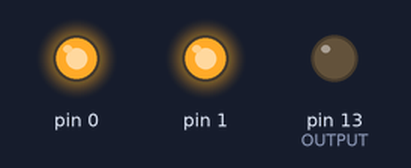
A sketch run on a simulated Arduino Uno, built with avr-gcc and run on an emulated ATmega328P. On the bench: output pins drawn as LEDs (lit = HIGH). Random numbers use the default seed unless the sketch sets one.

Above: at 2.0 s.
At 13.9 s:
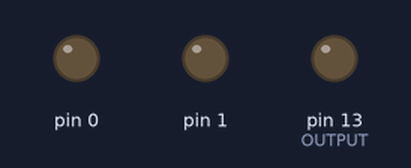
At 15.9 s:
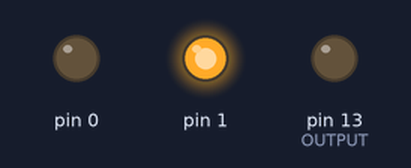
At 36.8 s:
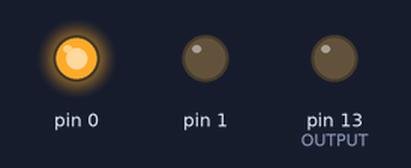
Timing chart, 0 to 40.0 s (numbered marks = the images above):
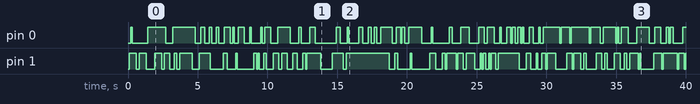

Measured:
- by itself, pin 0: LOW → HIGH at 0.20 s, → LOW 0.10 s later, → HIGH 1.1 s later, → LOW 1.3 s later, … (95 changes in this stretch)
- by itself, pin 1: LOW → HIGH at 0.10 s, → LOW 0.50 s later, → HIGH 0.20 s later, → LOW 0.50 s later, … (95 changes in this stretch)

The sketch:

Blink.ino
```cpp
long c;
bool b [27] = <%0,1,0,1,0,1,
                0,0,0,1,1,1,
                0,0,0,1,1,1,
                0,0,0,1,1,1,
                0,0,0%>;

void setup() {
  pinMode(13, 1); //OUTPUT = HIGH = 1;
  pinMode(1, 1);
  pinMode(0, 1);

 }


void loop(){

   delay(100);

// digitalWrite(13, !digitalRead(13)); // blink toogle
// digitalWrite(13, millis() / 500 % 2); // blink from millis()
   digitalWrite(random(2), random(2)); // random blink
// digitalWrite(13, analogRead(0) % 2); // better random blink
// digitalWrite(13, c++ % 2); // blink with addition
// PORTB xor_eq _BV(5); // pure c blink from toggle
// digitalWrite(13, b[c < 27 ? c++ : c = 0]); //MORSE CODE blink

//c < 100000 ? c++ : c = 0; // long time loop blink (comment delay(100))
//c < 50000 ? digitalWrite(13, 1) : digitalWrite(13, 0);

}//loop


/*
//Watchdog
void setup() {
  pinMode(13, OUTPUT);
  cli();     //Disable all interrupt occurring
  WDTCSR = (1 << WDCE) | (1 << WDE); //enable Watchdog interrupt


//WDTCSR = (1 << WDIE);                                //16ms
//WDTCSR = (1 << WDIE) | (1<<WDP0);                    //32ms
//WDTCSR = (1 << WDIE) | (1 << WDP1);                  //64ms
//WDTCSR = (1 << WDIE) | (1 << WDP1) | (1 << WDP0);    //0.125s
//WDTCSR = (1 << WDIE) | (1 << WDP2);                  //0.25s
//WDTCSR = (1 << WDIE) | (1 << WDP2) | (1 << WDP0);    //0.5s
  WDTCSR = (1 << WDIE) | (1 << WDP2) | (1 << WDP1);    //1s
//WDTCSR = (1<<WDIE)| (1<<WDP2) | (1<<WDP1) | (1 << WDP0);// 2s
//WDTCSR = (1<<WDIE)| (1<<WDP3);                       //4s
//WDTCSR = (1 << WDIE) | (1 << WDP3) | (1 << WDP0);    //8s

  sei();       //Enable interrupts
}

void loop() {
}


//Timer1A CTC mode
ISR(WDT_vect) {
   digitalWrite(13, !digitalRead(13));
}


  pinMode(9, OUTPUT);
  pinMode(13, OUTPUT);


  TCCR1A = 0;      // Reset Timer1A
  TCCR1B = 1101;   // CTC mode && 1024 prescaler
  OCR1A = 7812;    // 0.5sec
                   // OCR1A = (time(s) * crystal)/prescaler
     bitSet(TCCR1A, COM1A0); // Toggle pin OC1A (9)

  }

void loop()
{
   digitalWrite(13, digitalRead(9));
}

*/
```
